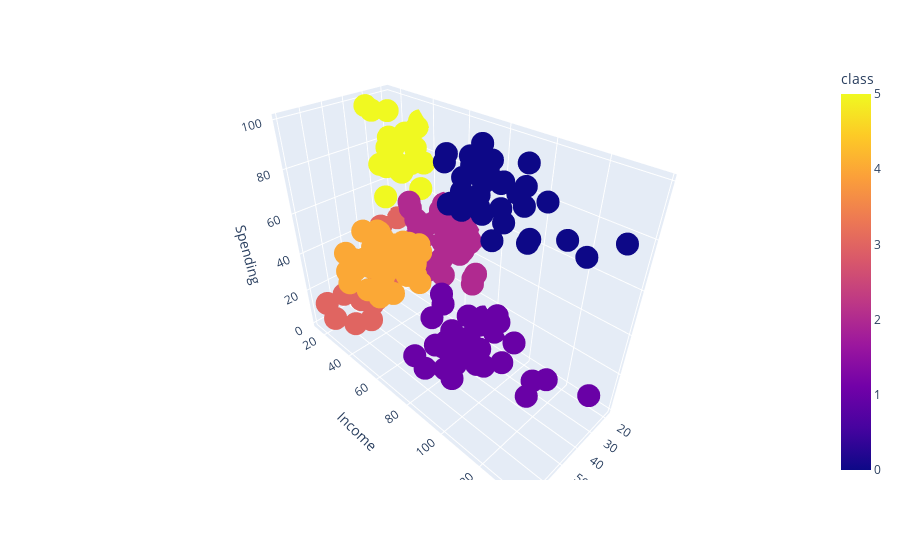

Here is the notebook cell this chart was saved with:
### Code cell
fig = px.scatter_3d(data_frame=df,x='Age',y='Income',z='Spending',color='class')
fig.show()

### Figure 1 — Plotly figure (JSON) as saved in the notebook; plotly's stock layout.template omitted (floating-point values rounded to 4 significant figures; data arrays with more than 128 entries replaced by an {"elided": "..."} marker saying what was removed)
{"data": [{"hovertemplate": "Age=%{x}<br>Income=%{y}<br>Spending=%{z}<br>class=%{marker.color}<extra></extra>", "legendgroup": "", "marker": {"color": {"elided": "200 int values"}, "coloraxis": "coloraxis", "symbol": "circle"}, "mode": "markers", "name": "", "scene": "scene", "showlegend": false, "type": "scatter3d", "x": {"elided": "200 int values"}, "y": {"elided": "200 int values"}, "z": {"elided": "200 int values"}}], "layout": {"coloraxis": {"colorbar": {"title": {"text": "class"}}, "colorscale": [[0, "#0d0887"], [0.1111, "#46039f"], [0.2222, "#7201a8"], [0.3333, "#9c179e"], [0.4444, "#bd3786"], [0.5556, "#d8576b"], [0.6667, "#ed7953"], [0.7778, "#fb9f3a"], [0.8889, "#fdca26"], [1, "#f0f921"]]}, "legend": {"tracegroupgap": 0}, "margin": {"t": 60}, "scene": {"domain": {"x": [0, 1], "y": [0, 1]}, "xaxis": {"title": {"text": "Age"}}, "yaxis": {"title": {"text": "Income"}}, "zaxis": {"title": {"text": "Spending"}}}}}
